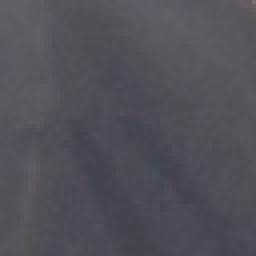
#> input picture non-vehicles/non-vehicles/Extras/extra1066.png, 64 x 64 px (shown 4 times larger); its folder holds only this picture in this run
$ jupyter execute --allow-errors Untitled.ipynb   (older library calls are emulated)
#> lines starting #> are read from the running program, lines starting #| are printed output that depends on the picture
#> further down, car_image is the input picture: shape (64, 64, 3) float32; mean R, G, B 0.322, 0.312, 0.346
[cell 1]
import matplotlib.image as mpimg
import matplotlib.pyplot as plt
import numpy as np
import cv2
import glob
import time
from sklearn.svm import LinearSVC
from sklearn.preprocessing import StandardScaler
# NOTE: the next import is only valid
# for scikit-learn version <= 0.17
# if you are using scikit-learn >= 0.18 then use this:
# from sklearn.model_selection import train_test_split
from sklearn.cross_validation import train_test_split

#> (a cell that did not finish here is left out)

[cell 3]
indexNotCar=0
images = glob.glob('non-vehicles/non-vehicles/Extras/*.png')
#> (the rest of this cell did not finish here and is left out)

## Exploring the dataset

[cell 4]
cars = []
notcars = []
images_car = glob.glob('ALL_images/Car/*.png')
images_not_car = glob.glob('ALL_images/Not-Car/*.png')
for image in images_car:
    cars.append(image)
for image in images_not_car:
    notcars.append(image)


def data_look(car_list, notcar_list):
    data_dict = {}
    # Define a key in data_dict "n_cars" and store the number of car images
    data_dict["n_cars"] = len(car_list)
    # Define a key "n_notcars" and store the number of notcar images
    data_dict["n_notcars"] = len(notcar_list)
    # Read in a test image, either car or notcar
    example_img = mpimg.imread(car_list[0])
    # Define a key "image_shape" and store the test image shape 3-tuple
    data_dict["image_shape"] = example_img.shape
    # Define a key "data_type" and store the data type of the test image.
    data_dict["data_type"] = example_img.dtype
    # Return data_dict
    return data_dict

#> (the rest of this cell did not finish here and is left out)

## TRYING HOG FUNCTION WITH SCIPY

[cell 5]
from skimage.feature import hog

cars = []
notcars = []
images_car = glob.glob('ALL_images/Car/*.png')
images_not_car = glob.glob('ALL_images/Not-Car/*.png')
for image in images_car:
    cars.append(image)
for image in images_not_car:
    notcars.append(image)

# [11 lines left out: function get_hog_features, not called in this run]


# Generate a random index to look at a car image
ind = 10#np.random.randint(0, len(cars))
# Read in the image
#> (the rest of this cell did not finish here and is left out)

## HOG CLASSIFY

[cell 6]
from skimage.feature import hog
# [14 lines left out: function get_hog_features, not called in this run]

# Define a function to extract features from a list of images
# Have this function call bin_spatial() and color_hist()
def extract_features(imgs, cspace='RGB', orient=9,
                        pix_per_cell=8, cell_per_block=2, hog_channel=0):
    # Create a list to append feature vectors to
    features = []
    # Iterate through the list of images
    for file in imgs:
        # Read in each one by one
        image = mpimg.imread(file)
        # apply color conversion if other than 'RGB'
        if cspace != 'RGB':
            if cspace == 'HSV':
                feature_image = cv2.cvtColor(image, cv2.COLOR_RGB2HSV)
            elif cspace == 'LUV':
                feature_image = cv2.cvtColor(image, cv2.COLOR_RGB2LUV)
            elif cspace == 'HLS':
                feature_image = cv2.cvtColor(image, cv2.COLOR_RGB2HLS)
            elif cspace == 'YUV':
                feature_image = cv2.cvtColor(image, cv2.COLOR_RGB2YUV)
            elif cspace == 'YCrCb':
                feature_image = cv2.cvtColor(image, cv2.COLOR_RGB2YCrCb)
        else: feature_image = np.copy(image)

        # Call get_hog_features() with vis=False, feature_vec=True
        if hog_channel == 'ALL':
            hog_features = []
            for channel in range(feature_image.shape[2]):
                hog_features.append(get_hog_features(feature_image[:,:,channel],
                                    orient, pix_per_cell, cell_per_block,
                                    vis=False, feature_vec=True))
            hog_features = np.ravel(hog_features)
        else:
            hog_features = get_hog_features(feature_image[:,:,hog_channel], orient,
                        pix_per_cell, cell_per_block, vis=False, feature_vec=True)
        # Append the new feature vector to the features list
        features.append(hog_features)
    # Return list of feature vectors
    return features

cars = []
notcars = []
images_car = glob.glob('ALL_images/Car/*.png')
images_not_car = glob.glob('ALL_images/Not-Car/*.png')
for image in images_car:
    cars.append(image)
for image in images_not_car:
    notcars.append(image)

colorspace = 'YCrCb' # Can be RGB, HSV, LUV, HLS, YUV, YCrCb
orient = 9
pix_per_cell = 8
cell_per_block = 2
hog_channel = 0 # Can be 0, 1, 2, or "ALL"

t=time.time()
car_features = extract_features(cars, cspace=colorspace, orient=orient,
                        pix_per_cell=pix_per_cell, cell_per_block=cell_per_block,
                        hog_channel=hog_channel)
notcar_features = extract_features(notcars, cspace=colorspace, orient=orient,
                        pix_per_cell=pix_per_cell, cell_per_block=cell_per_block,
                        hog_channel=hog_channel)
t2 = time.time()
print(round(t2-t, 2), 'Seconds to extract HOG features...')
# Create an array stack of feature vectors
X = np.vstack((car_features, notcar_features)).astype(np.float64)
# Fit a per-column scaler
#> (the rest of this cell did not finish here and is left out)

[cell 7]
image = mpimg.imread('test_images/test1.jpg')
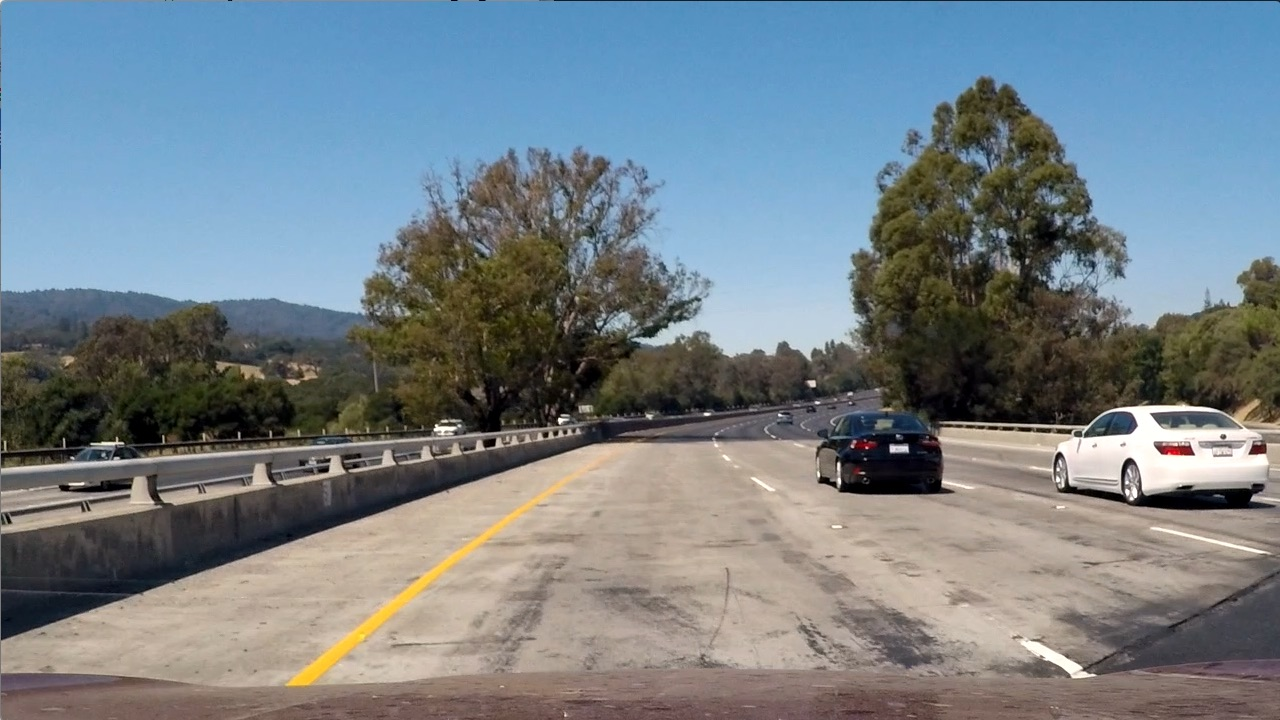
#> input picture test_images/test1.jpg, 1280 x 720 px
#> image is the input picture: shape (720, 1280, 3); mean R, G, B 117.5, 128.7, 135.5

# Here is your draw_boxes function from the previous exercise
def draw_boxes(img, bboxes, color=(0, 0, 255), thick=6):
    # Make a copy of the image
    imcopy = np.copy(img)
    # Iterate through the bounding boxes
    for bbox in bboxes:
        # Draw a rectangle given bbox coordinates
        cv2.rectangle(imcopy, bbox[0], bbox[1], color, thick)
    # Return the image copy with boxes drawn
    return imcopy


# Define a function that takes an image,
# start and stop positions in both x and y,
# window size (x and y dimensions),
# and overlap fraction (for both x and y)
def slide_window(img, x_start_stop=[None, None], y_start_stop=[None, None],
                    xy_window=(64, 64), xy_overlap=(0.5, 0.5)):
    # If x and/or y start/stop positions not defined, set to image size
#> called with xy_window = (128, 128), xy_overlap = (0.5, 0.5)
    if x_start_stop[0] == None:
        x_start_stop[0] = 0
    if x_start_stop[1] == None:
        x_start_stop[1] = img.shape[1]
    if y_start_stop[0] == None:
        y_start_stop[0] = 0
    if y_start_stop[1] == None:
        y_start_stop[1] = img.shape[0]
    # Compute the span of the region to be searched
    xspan = x_start_stop[1] - x_start_stop[0]
#> xspan = 1280
    yspan = y_start_stop[1] - y_start_stop[0]
#> yspan = 720
    # Compute the number of pixels per step in x/y
    nx_pix_per_step = np.int(xy_window[0]*(1 - xy_overlap[0]))
    ny_pix_per_step = np.int(xy_window[1]*(1 - xy_overlap[1]))
    # Compute the number of windows in x/y
    nx_buffer = np.int(xy_window[0]*(xy_overlap[0]))
    ny_buffer = np.int(xy_window[1]*(xy_overlap[1]))
    nx_windows = np.int((xspan-nx_buffer)/nx_pix_per_step)
#> nx_windows = 19
    ny_windows = np.int((yspan-ny_buffer)/ny_pix_per_step)
#> ny_windows = 10
    # Initialize a list to append window positions to
    window_list = []
    # Loop through finding x and y window positions
    # Note: you could vectorize this step, but in practice
    # you'll be considering windows one by one with your
    # classifier, so looping makes sense
    for ys in range(ny_windows):
        for xs in range(nx_windows):
            # Calculate window position
            startx = xs*nx_pix_per_step + x_start_stop[0]
            endx = startx + xy_window[0]
            starty = ys*ny_pix_per_step + y_start_stop[0]
            endy = starty + xy_window[1]
            # Append window position to list
            window_list.append(((startx, starty), (endx, endy)))
    # Return the list of windows
    return window_list

windows = slide_window(image, x_start_stop=[None, None], y_start_stop=[None, None],
                    xy_window=(128, 128), xy_overlap=(0.5, 0.5))
#> windows = 190 items

window_img = draw_boxes(image, windows, color=(0, 0, 255), thick=6)
#> the loop in draw_boxes, `for bbox in bboxes:` made 190 passes
#> bbox on passes 1 to 3: ((0, 0), (128, 128)), ((64, 0), (192, 128)), ((128, 0), (256, 128))
#> after the loop in draw_boxes, `for bbox in bboxes:`:
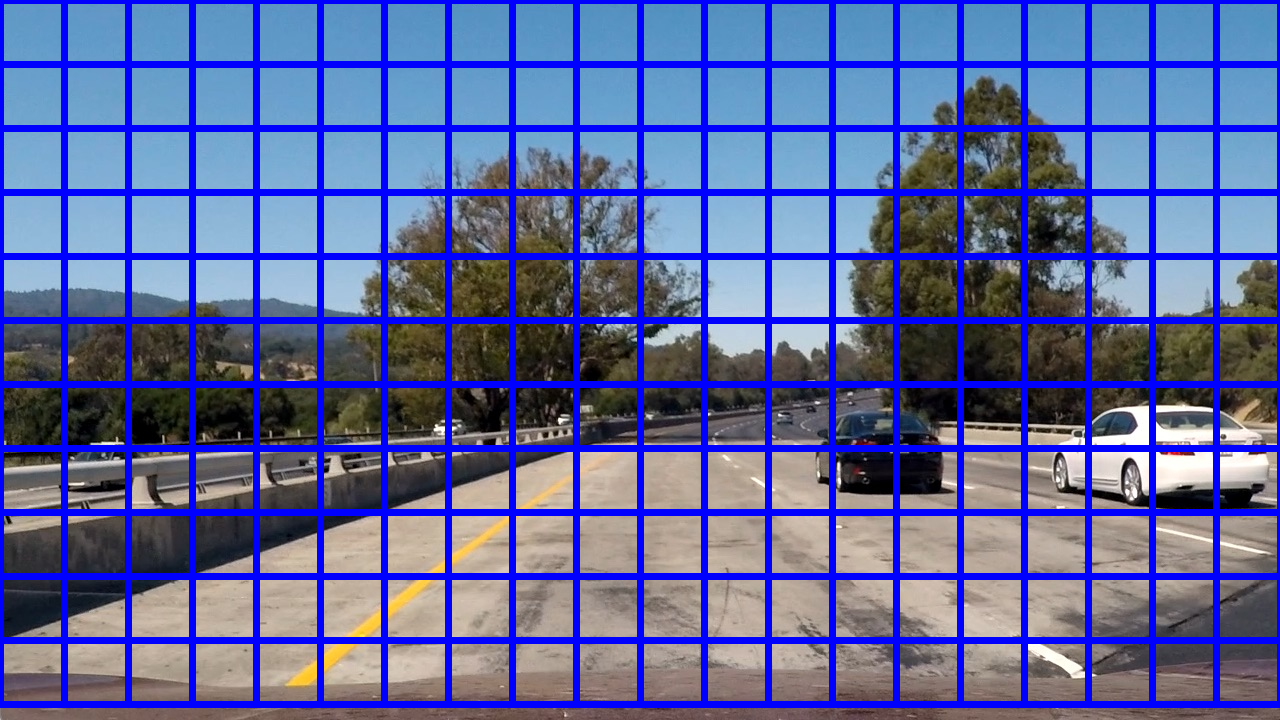
#> imcopy: shape (720, 1280, 3); mean R, G, B 92.9, 101.9, 160.4
plt.imshow(window_img)
plt.show()
